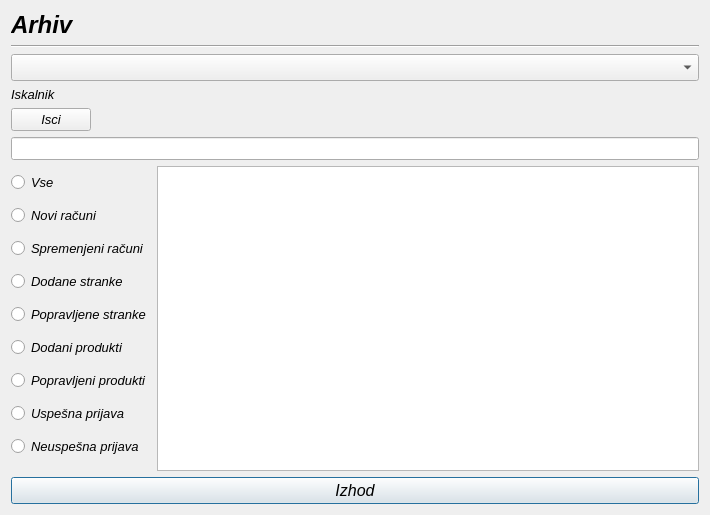
<?xml version="1.0" encoding="UTF-8"?>
<ui version="4.0">
 <class>Arhiv</class>
 <widget class="QDialog" name="Arhiv">
  <property name="geometry">
   <rect>
    <x>0</x>
    <y>0</y>
    <width>710</width>
    <height>515</height>
   </rect>
  </property>
  <property name="font">
   <font>
    <family>MS Sans Serif</family>
    <pointsize>10</pointsize>
    <italic>true</italic>
   </font>
  </property>
  <property name="windowTitle">
   <string>Dialog</string>
  </property>
  <layout class="QGridLayout" name="gridLayout">
   <item row="6" column="0">
    <widget class="QLabel" name="label">
     <property name="font">
      <font>
       <family>MS Sans Serif</family>
       <pointsize>10</pointsize>
       <italic>true</italic>
      </font>
     </property>
     <property name="text">
      <string>Iskalnik</string>
     </property>
     <property name="buddy">
      <cstring>lineEdit_isci</cstring>
     </property>
    </widget>
   </item>
   <item row="1" column="0">
    <widget class="Line" name="line">
     <property name="font">
      <font>
       <family>MS Sans Serif</family>
       <italic>true</italic>
      </font>
     </property>
     <property name="orientation">
      <enum>Qt::Horizontal</enum>
     </property>
    </widget>
   </item>
   <item row="9" column="0">
    <layout class="QVBoxLayout" name="verticalLayout_2">
     <item>
      <layout class="QHBoxLayout" name="horizontalLayout">
       <item>
        <layout class="QVBoxLayout" name="verticalLayout">
         <item>
          <widget class="QRadioButton" name="radioButton_vse">
           <property name="font">
            <font>
             <family>MS Sans Serif</family>
             <pointsize>10</pointsize>
             <italic>true</italic>
            </font>
           </property>
           <property name="text">
            <string>Vse</string>
           </property>
          </widget>
         </item>
         <item>
          <widget class="QRadioButton" name="radioButton_noviRacuni">
           <property name="font">
            <font>
             <family>MS Sans Serif</family>
             <pointsize>10</pointsize>
             <italic>true</italic>
            </font>
           </property>
           <property name="text">
            <string>Novi računi</string>
           </property>
          </widget>
         </item>
         <item>
          <widget class="QRadioButton" name="radioButton_spremenjeniRacuni">
           <property name="font">
            <font>
             <family>MS Sans Serif</family>
             <pointsize>10</pointsize>
             <italic>true</italic>
            </font>
           </property>
           <property name="text">
            <string>Spremenjeni računi</string>
           </property>
          </widget>
         </item>
         <item>
          <widget class="QRadioButton" name="radioButton_dodaneStranke">
           <property name="font">
            <font>
             <family>MS Sans Serif</family>
             <pointsize>10</pointsize>
             <italic>true</italic>
            </font>
           </property>
           <property name="text">
            <string>Dodane stranke</string>
           </property>
          </widget>
         </item>
         <item>
          <widget class="QRadioButton" name="radioButton_popravljeneStranke">
           <property name="font">
            <font>
             <family>MS Sans Serif</family>
             <pointsize>10</pointsize>
             <italic>true</italic>
            </font>
           </property>
           <property name="text">
            <string>Popravljene stranke</string>
           </property>
          </widget>
         </item>
         <item>
          <widget class="QRadioButton" name="radioButton_dodaniProdukti">
           <property name="font">
            <font>
             <family>MS Sans Serif</family>
             <pointsize>10</pointsize>
             <italic>true</italic>
            </font>
           </property>
           <property name="text">
            <string>Dodani produkti</string>
           </property>
          </widget>
         </item>
         <item>
          <widget class="QRadioButton" name="radioButton_popravljeniProdukti">
           <property name="font">
            <font>
             <family>MS Sans Serif</family>
             <pointsize>10</pointsize>
             <italic>true</italic>
            </font>
           </property>
           <property name="text">
            <string>Popravljeni produkti</string>
           </property>
          </widget>
         </item>
         <item>
          <widget class="QRadioButton" name="radioButton_uspesnaPrijava">
           <property name="font">
            <font>
             <family>MS Sans Serif</family>
             <pointsize>10</pointsize>
             <italic>true</italic>
            </font>
           </property>
           <property name="text">
            <string>Uspešna prijava</string>
           </property>
          </widget>
         </item>
         <item>
          <widget class="QRadioButton" name="radioButton_neuspesnaPrijava">
           <property name="font">
            <font>
             <family>MS Sans Serif</family>
             <pointsize>10</pointsize>
             <italic>true</italic>
            </font>
           </property>
           <property name="text">
            <string>Neuspešna prijava</string>
           </property>
          </widget>
         </item>
        </layout>
       </item>
       <item>
        <widget class="QListWidget" name="listWidget">
         <property name="enabled">
          <bool>true</bool>
         </property>
         <property name="font">
          <font>
           <family>MS Sans Serif</family>
           <pointsize>10</pointsize>
           <italic>true</italic>
          </font>
         </property>
        </widget>
       </item>
      </layout>
     </item>
     <item>
      <widget class="QPushButton" name="pushButton">
       <property name="font">
        <font>
         <family>MS Sans Serif</family>
         <pointsize>12</pointsize>
         <italic>true</italic>
        </font>
       </property>
       <property name="text">
        <string>Izhod</string>
       </property>
      </widget>
     </item>
    </layout>
   </item>
   <item row="2" column="0">
    <widget class="QComboBox" name="comboBox">
     <property name="font">
      <font>
       <family>MS Sans Serif</family>
       <pointsize>12</pointsize>
       <italic>true</italic>
      </font>
     </property>
    </widget>
   </item>
   <item row="0" column="0">
    <widget class="QLabel" name="label_2">
     <property name="font">
      <font>
       <family>MS Sans Serif</family>
       <pointsize>18</pointsize>
       <weight>75</weight>
       <italic>true</italic>
       <bold>true</bold>
      </font>
     </property>
     <property name="text">
      <string>Arhiv</string>
     </property>
    </widget>
   </item>
   <item row="8" column="0">
    <widget class="QLineEdit" name="lineEdit_isci">
     <property name="font">
      <font>
       <family>MS Sans Serif</family>
       <pointsize>10</pointsize>
       <italic>true</italic>
      </font>
     </property>
    </widget>
   </item>
   <item row="7" column="0">
    <widget class="QPushButton" name="pushButton_isci">
     <property name="sizePolicy">
      <sizepolicy hsizetype="Maximum" vsizetype="Fixed">
       <horstretch>0</horstretch>
       <verstretch>0</verstretch>
      </sizepolicy>
     </property>
     <property name="text">
      <string>Isci</string>
     </property>
    </widget>
   </item>
  </layout>
 </widget>
 <tabstops>
  <tabstop>pushButton_isci</tabstop>
  <tabstop>comboBox</tabstop>
  <tabstop>lineEdit_isci</tabstop>
  <tabstop>radioButton_vse</tabstop>
  <tabstop>radioButton_noviRacuni</tabstop>
  <tabstop>radioButton_spremenjeniRacuni</tabstop>
  <tabstop>radioButton_dodaneStranke</tabstop>
  <tabstop>radioButton_popravljeneStranke</tabstop>
  <tabstop>radioButton_dodaniProdukti</tabstop>
  <tabstop>radioButton_popravljeniProdukti</tabstop>
  <tabstop>radioButton_uspesnaPrijava</tabstop>
  <tabstop>radioButton_neuspesnaPrijava</tabstop>
  <tabstop>listWidget</tabstop>
  <tabstop>pushButton</tabstop>
 </tabstops>
 <resources/>
 <connections>
  <connection>
   <sender>pushButton</sender>
   <signal>clicked()</signal>
   <receiver>Arhiv</receiver>
   <slot>close()</slot>
   <hints>
    <hint type="sourcelabel">
     <x>38</x>
     <y>488</y>
    </hint>
    <hint type="destinationlabel">
     <x>329</x>
     <y>237</y>
    </hint>
   </hints>
  </connection>
 </connections>
</ui>
